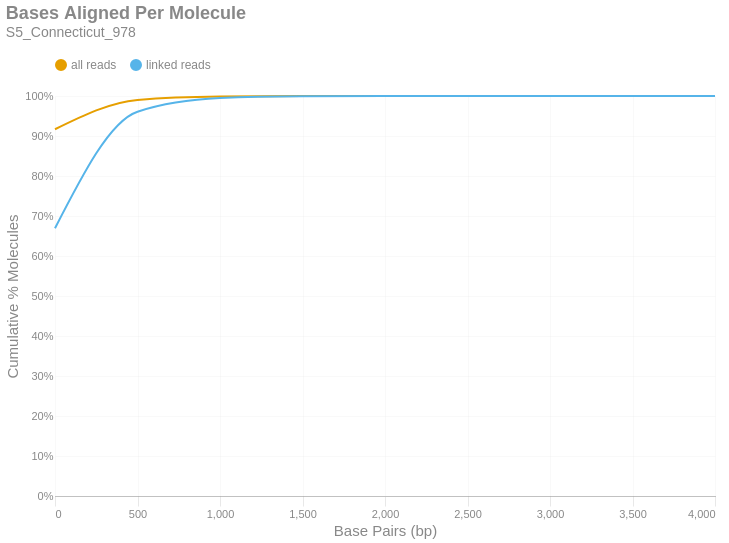

Here is the notebook cell this chart was saved with:
### Markdown cell above
### Bases Aligned Per Molecule
This is a cumulative frequency distribution showing the number of base pairs aligned per unique molecule. These data are shown in 500 bp bins. There are two distributions: one with `all reads` (yellow) and another with only `linked reads` (blue). The percent of molecules in the `linked reads` distribution is relative to the total number of linked molecules.

### Code cell
if SKIPLR:
    print_html(f"Skipped")
else:
    binned_df = consolidated_hist(valids['aligned_bp'], mask, 500, True)
    with SafeRender(binned_df):
        (
            density_plot(binned_df, 'Bases Aligned Per Molecule', samplename, 'basesper')
            .encode(
                x=alt.X('bin:Q', title="Base Pairs (bp)").axis(tickMinStep=500).scale(padding=0),
                y=alt.Y('value:Q', title='Cumulative % Molecules')
                    .axis(format='%')
                    .scale(domain = [0,1])
                    .stack(False),
                color=alt.Color("key:N").scale(domain = ["all reads", "linked reads"]),
                tooltip = [
                    alt.Tooltip("key:N", title = "Data Type"),
                    alt.Tooltip("range_label:N", title="Bases Aligned Per Molecule"),
                    alt.Tooltip("value:Q", format = ".2%", title="% Molecules (Cum.)")
                ]
            )
        ).display()

### Figure 1 — Vega-Lite specification as saved in the notebook (floating-point values rounded to 4 significant figures)
{"width": "container", "height": 400, "config": {"title": {"anchor": "start", "dy": -15, "fontSize": 18, "color": "#888888", "subtitleColor": "#888888", "subtitleFontSize": 14}, "arc": {"fill": "#0072B2"}, "axis": {"domainColor": "#888888", "domainWidth": 0.5, "gridWidth": 0.2, "grid": false, "titleFontWeight": 400, "titleFontSize": 15, "labelFontSize": 11, "labelColor": "#888888", "tickColor": "#888888", "tickWidth": 0.2, "titleColor": "#888888"}, "axisBand": {"grid": false}, "axisX": {"grid": true, "tickSize": 10, "domainCap": "round"}, "axisY": {"domain": false, "grid": true, "tickSize": 0, "domainCap": "round"}, "background": "transparent", "header": {"labelFontSize": 15, "labelColor": "#888888", "titleFontSize": 15, "titleFontWeight": 600, "titleColor": "#888888"}, "legend": {"labelFont": "sans-serif", "labelFontSize": 12, "labelColor": "#888888", "symbolSize": 100, "symbolType": "circle", "titleFontSize": 12, "titlePadding": 10, "titleColor": "#888888", "title": null, "orient": "top"}, "range": {"category": ["#E69F00", "#56B4E9", "#009E73", "#F0E442", "#0072B2", "#D55E00", "#CC79A7", "#000000"], "diverging": ["#cfe8f3", "#a2d4ec", "#73bfe2", "#46abdb", "#1696d2", "#12719e"]}, "area": {"fill": "#0072B2", "fillOpacity": 0.7, "line": true, "strokeOpacity": 0.7}, "line": {"color": "#0072B2", "stroke": "#0072B2", "strokeWidth": 2}, "trail": {"color": "#0072B2", "stroke": "#0072B2", "strokeWidth": 0, "size": 1}, "point": {"filled": true, "fillOpacity": 1.0, "size": 95}, "text": {"color": "#888888", "fontSize": 11, "align": "right", "fontWeight": 400, "size": 11}, "bar": {"fill": "#0072B2", "stroke": null}, "view": {"stroke": null, "continuousWidth": 660, "continuousHeight": 400}}, "data": {"name": "data-280915340e660dc2ee5a55b50c8698b7"}, "mark": {"type": "line", "interpolate": "monotone", "point": {"opacity": 0, "size": 275}}, "encoding": {"color": {"field": "key", "scale": {"domain": ["all reads", "linked reads"]}, "type": "nominal"}, "tooltip": [{"field": "key", "title": "Data Type", "type": "nominal"}, {"field": "range_label", "title": "Bases Aligned Per Molecule", "type": "nominal"}, {"field": "value", "format": ".2%", "title": "% Molecules (Cum.)", "type": "quantitative"}], "x": {"axis": {"tickMinStep": 500}, "field": "bin", "scale": {"padding": 0}, "title": "Base Pairs (bp)", "type": "quantitative"}, "y": {"axis": {"format": "%"}, "field": "value", "scale": {"domain": [0, 1]}, "stack": false, "title": "Cumulative % Molecules", "type": "quantitative"}}, "params": [{"name": "param_c36ac31b6afebe62", "select": {"type": "point", "fields": ["key"]}, "bind": "legend"}], "title": {"text": "Bases Aligned Per Molecule", "subtitle": "S5_Connecticut_978"}, "transform": [{"fold": ["all reads (cumsum)", "linked reads (cumsum)"]}, {"calculate": "replace(datum.key, ' (cumsum)', '')", "as": "key"}, {"filter": {"param": "param_c36ac31b6afebe62"}}], "usermeta": {"embedOptions": {"downloadFileName": "S5_Connecticut_978.basesper"}}, "$schema": "https://vega.github.io/schema/vega-lite/v6.1.0.json", "datasets": {"data-280915340e660dc2ee5a55b50c8698b7": [{"bin": "0.0", "interval": "0.0-500.0", "all reads": 0.9169, "linked reads": 0.6693, "all reads (cumsum)": 0.9169, "linked reads (cumsum)": 0.6693, "range_label": "0-499"}, {"bin": "500.0", "interval": "500.0-1000.0", "all reads": 0.07324, "linked reads": 0.2913, "all reads (cumsum)": 0.9901, "linked reads (cumsum)": 0.9606, "range_label": "500-999"}, {"bin": "1000.0", "interval": "1000.0-1500.0", "all reads": 0.008559, "linked reads": 0.0342, "all reads (cumsum)": 0.9987, "linked reads (cumsum)": 0.9948, "range_label": "1000-1499"}, {"bin": "1500.0", "interval": "1500.0-2000.0", "all reads": 0.001125, "linked reads": 0.004496, "all reads (cumsum)": 0.9998, "linked reads (cumsum)": 0.9993, "range_label": "1500-1999"}, {"bin": "2000.0", "interval": "2000.0-2500.0", "all reads": 0.0001569, "linked reads": 0.0006268, "all reads (cumsum)": 1.0, "linked reads (cumsum)": 0.9999, "range_label": "2000-2499"}, {"bin": "2500.0", "interval": "2500.0-3000.0", "all reads": 1.937e-05, "linked reads": 7.74e-05, "all reads (cumsum)": 1.0, "linked reads (cumsum)": 1.0, "range_label": "2500-2999"}, {"bin": "3000.0", "interval": "3000.0-3500.0", "all reads": 4.109e-06, "linked reads": 1.642e-05, "all reads (cumsum)": 1.0, "linked reads (cumsum)": 1.0, "range_label": "3000-3499"}, {"bin": "3500.0", "interval": "3500.0-4000.0", "all reads": 8.805e-07, "linked reads": 3.518e-06, "all reads (cumsum)": 1.0, "linked reads (cumsum)": 1.0, "range_label": "3500-3999"}, {"bin": "4000.0", "interval": "4000.0-4500.0", "all reads": 1.467e-07, "linked reads": 5.864e-07, "all reads (cumsum)": 1.0, "linked reads (cumsum)": 1.0, "range_label": "4000-4499"}]}}
